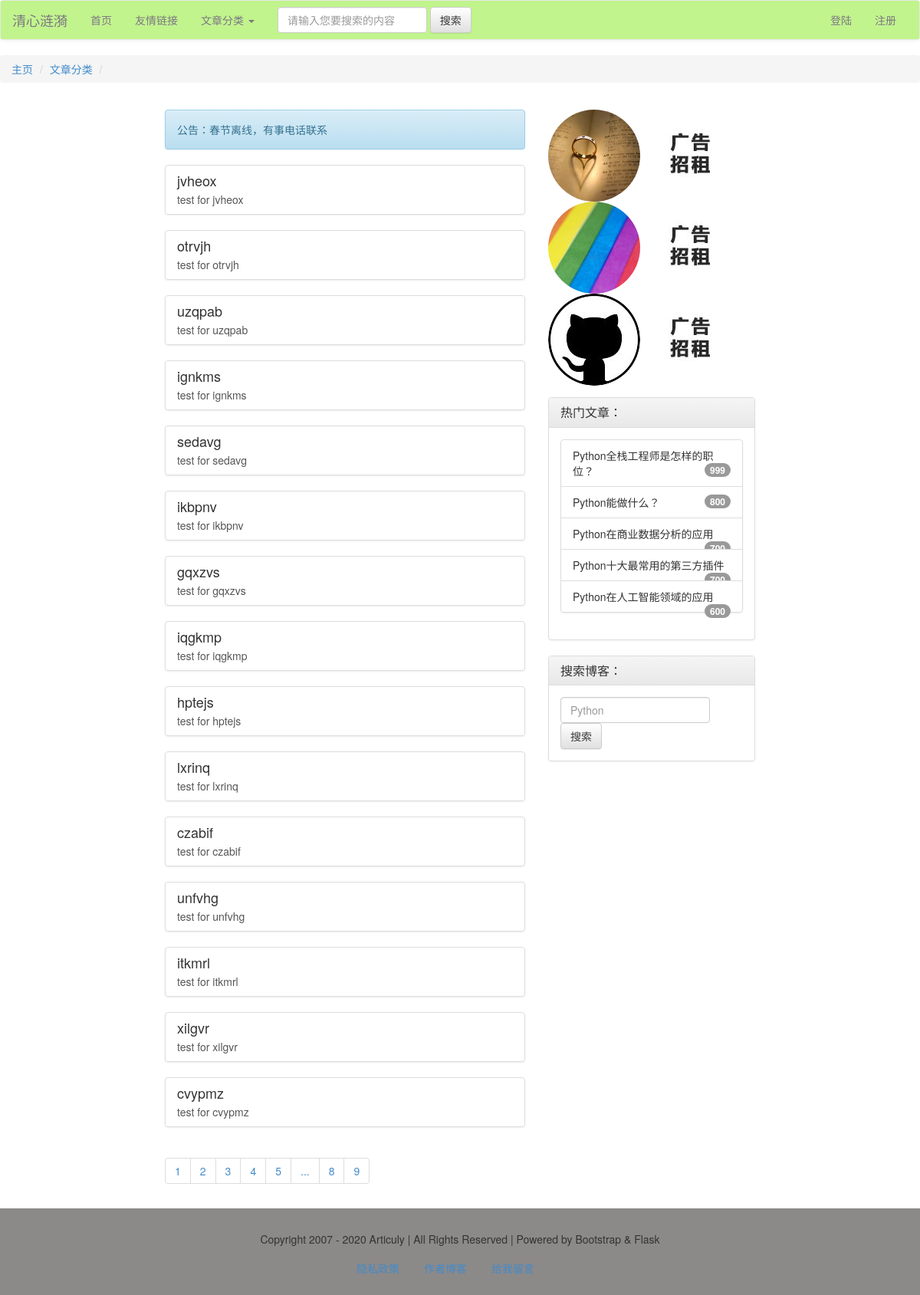
The app's page /article/, older data.
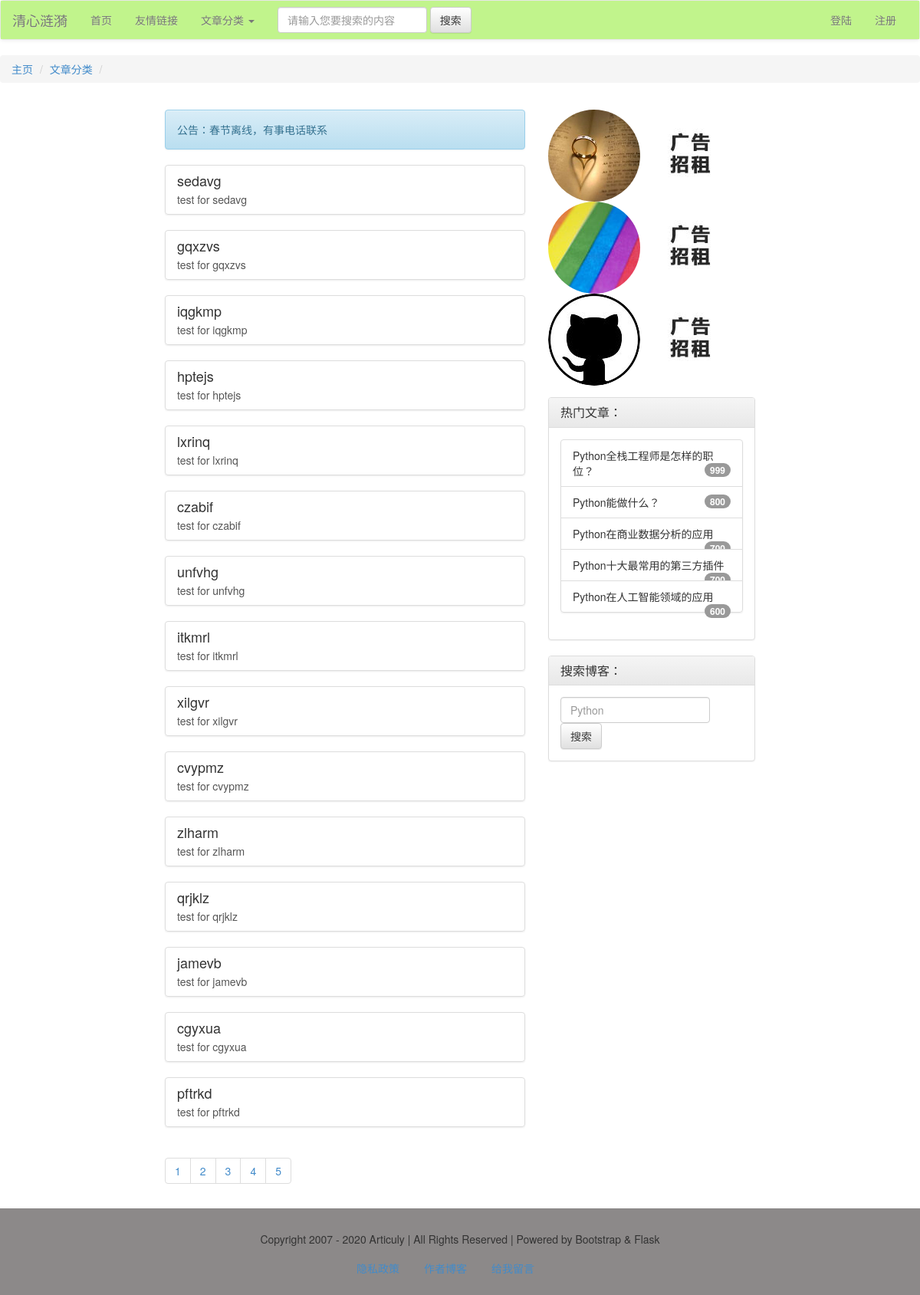
The same page, newer data.
### models.py (models this page shows)
class Article(db.Model):
    id = db.Column(db.Integer, primary_key=True)
    title = db.Column(db.String)
    intro = db.Column(db.String)
    author = db.Column(db.String)
    content = db.Column(db.Text)
    pubdate = db.Column(db.DateTime, default=datetime.now)
    cate_id = db.Column(db.Integer, db.ForeignKey('category.cate_id'))

### views/articles.py (the view)
@article_app.route('/cate/<int:cate_id>/<int:page>')
@article_app.route('/', defaults={'cate_id': 0, 'page': 1})
def getArticleList(cate_id, page):
    if cate_id == 0:
        res = Article.query.paginate(page, 15)
    else:
        res = Article.query.filter_by(cate_id=cate_id).paginate(page, 15)
    category = Category.query.get(cate_id)
    articles = res.items
    pageList = res.iter_pages()
    return render_template('cate_articles.html', cate_id=cate_id, articles=articles, pageList=pageList,
                           category=category)

### app.py (called while the page is built)
@app.context_processor
def account():
    username = session.get('user')
    return {'username': username}

@app.context_processor
def getCateList():
    cates = Category.query.all()
    return {'cates': cates}

### templates/cate_articles.html (shortened to what this page needs)
{% extends'base.html' %}
{% block content %}
    <ol class="breadcrumb">
        <li><a href="{{ url_for('html') }}">主页</a></li>
        <li><a href="#">文章分类</a></li>
        <li class="active">{{ category.cate_name }}</li>
    </ol>
    <main>
        <div class="container-fluid">
            <div class="row">
                <div class="col-md-5 col-md-offset-2 col-sm-5 col-sm-offset-1">
                    <div class="alert alert-info" role="alert">公告：春节离线，有事电话联系</div>
                    {% for article in articles %}
                        <div class="list-group">
                            <a href="{{ url_for('article_app.view', article_id=article.id) }}" class="list-group-item">
                                <h4 class="list-group-item-heading">{{ article.title }}</h4>
                                <p class="list-group-item-text">{{ article.intro }}</p>
                            </a>
                        </div>
                    {% endfor %}
                    <nav aria-label="Page navigation">
                        <ul class="pagination">
                            {% for page in pageList %}
                                {% if page!=None %}
                            <li><a href="{{ url_for('article_app.getArticleList', cate_id=cate_id, page=page) }}">{{ page }}</a></li>
                                {% else %}
                                <li><a href="#">...</a></li>
                                {% endif %}
                            {% endfor %}
                        </ul>
                    </nav>
                </div>
                <div class="col-md-3 col-sm-4">
                    <img src="{{ url_for('static', filename='img/side/articuly.jpg') }}" alt="清心涟漪" class="img-circle">
                    <img src="{{ url_for('static', filename='img/side/ad.jpg') }}" alt="" class="img-rounded">
                    <img src="{{ url_for('static', filename='img/side/rainbow.jpg') }}" alt="彩虹" class="img-circle">
                    <img src="{{ url_for('static', filename='img/side/ad.jpg') }}" alt="" class="img-rounded">
                    <img src="{{ url_for('static', filename='img/side/github.jpg') }}" alt="Github" class="img-circle">
                    <img src="{{ url_for('static', filename='img/side/ad.jpg') }}" class="img-rounded">
                    <div class="panel panel-default">
                        <div class="panel-heading">
                            <h3 class="panel-title">热门文章：</h3>
                        </div>
                        <div class="panel-body">
                            <ul class="list-group">
                                <li class="list-group-item">
                                    Python全栈工程师是怎样的职位？
                                    <span class="badge">999</span>
                                </li>
                                <li class="list-group-item">
                                    Python能做什么？
                                    <span class="badge">800</span>
                                </li>
                                <li class="list-group-item">
                                    Python在商业数据分析的应用
                                    <span class="badge">700</span>
                                </li>
                                <li class="list-group-item">
                                    Python十大最常用的第三方插件
                                    <span class="badge">700</span>
                                </li>
                                <li class="list-group-item">
                                    Python在人工智能领域的应用
                                    <span class="badge">600</span>
                                </li>
                            </ul>
                        </div>
                    </div>
                    <div class="panel panel-default">
                        <div class="panel-heading">
                            <h3 class="panel-title">搜索博客：</h3>
                        </div>
                        <div class="panel-body">
                            <form class="form-inline">
                                <input type="text" class="form-control" placeholder="Python">
                                <button type="submit" class="btn btn-default">搜索</button>
                            </form>
                        </div>
                    </div>
                </div>
            </div>
        </div>
    </main>
{% endblock %}

### templates/base.html (shortened to what this page needs)
<!DOCTYPE html>
<html>
{% block head %}
    <head>
        <link rel="stylesheet" type="text/css" href="{{ url_for("static", filename="css/bootstrap.css") }}"/>
        <link rel="stylesheet" type="text/css" href="{{ url_for("static", filename="css/bootstrap-theme.css") }}"/>
    </head>
{% endblock %}
<body>
{% block nav %}
    <nav class="navbar navbar-default">
        <div class="container-fluid" style="background-color: #C1F48C;">
            <div class="navbar-header">
                <a class="navbar-brand" href="#">清心涟漪</a>
            </div>
            <div class="collapse navbar-collapse" id="bs-example-navbar-collapse-1">
                <ul class="nav navbar-nav">
                    <li><a href="/">首页</a></li>
                    <li><a href="#">友情链接</a></li>
                    {% if cates.total!=0 %}
                        <li class="dropdown">
                            <a href="#" class="dropdown-toggle" data-toggle="dropdown" role="button"
                               aria-haspopup="true"
                               aria-expanded="false">文章分类 <span class="caret"></span></a>
                        </li>
                    {% endif %}
                </ul>
                <form class="navbar-form navbar-left">
                    <div class="form-group">
                        <input type="text" class="form-control" placeholder="请输入您要搜索的内容">
                    </div>
                    <button type="submit" class="btn btn-default">搜索</button>
                </form>
                <ul class="nav navbar-nav navbar-right">
                    {% if not username %}
                    <li><a href="{{ url_for("login") }}">登陆</a></li>
                    <li><a href="{{ url_for("user_app.register") }}">注册</a></li>
                    {% else %}
                    <li><a href="#">{{ username }}</a> </li>
                    <li><a href="{{ url_for("logout") }}">登出</a> </li>
                    {% endif %}
                </ul>
            </div>
        </div>
    </nav>
{% endblock %}
{% block content %}{% endblock %}
{% block footer %}
    <footer>
        <div class="container-fluid">
            <div class="row">
                <div class="col-md-12">
                    Copyright 2007 - 2020 Articuly | All Rights Reserved | Powered by Bootstrap & Flask
                </div>
            </div>
        </div>
        <nav>
            <ul class="nav nav-pills">
                <li><a href="" data-toggle="modal" data-target="#myModal">隐私政策</a></li>
                <li><a href="https://articuly.com" target="_blank">作者博客</a></li>
                <li><a href="">给我留言</a></li>
            </ul>
        </nav>
    </footer>
{% endblock %}
</body>
</html>

### templates/base.html (style rules this page uses)
footer { padding: 15px; background: #8c8989; text-align: center; }
footer nav { margin: auto; width: 300px; }
.row { margin-top: 15px; margin-bottom: 8px; }
.panel { margin-top: 15px; }

Row changes from the older to the newer data that the page shows:
removed Article: title "jvheox", intro "test for jvheox"
removed Article: title "otrvjh", intro "test for otrvjh"
removed Article: title "uzqpab", intro "test for uzqpab"
removed Article: title "ignkms", intro "test for ignkms"
removed Article: title "ikbpnv", intro "test for ikbpnv"
now on this page (row unchanged): Article: title "zlharm", intro "test for zlharm"
now on this page (row unchanged): Article: title "qrjklz", intro "test for qrjklz"
now on this page (row unchanged): Article: title "jamevb", intro "test for jamevb"
now on this page (row unchanged): Article: title "cgyxua", intro "test for cgyxua"
now on this page (row unchanged): Article: title "pftrkd", intro "test for pftrkd"
Text that changed along with them:
list line gone: "8"
list line gone: "9"
